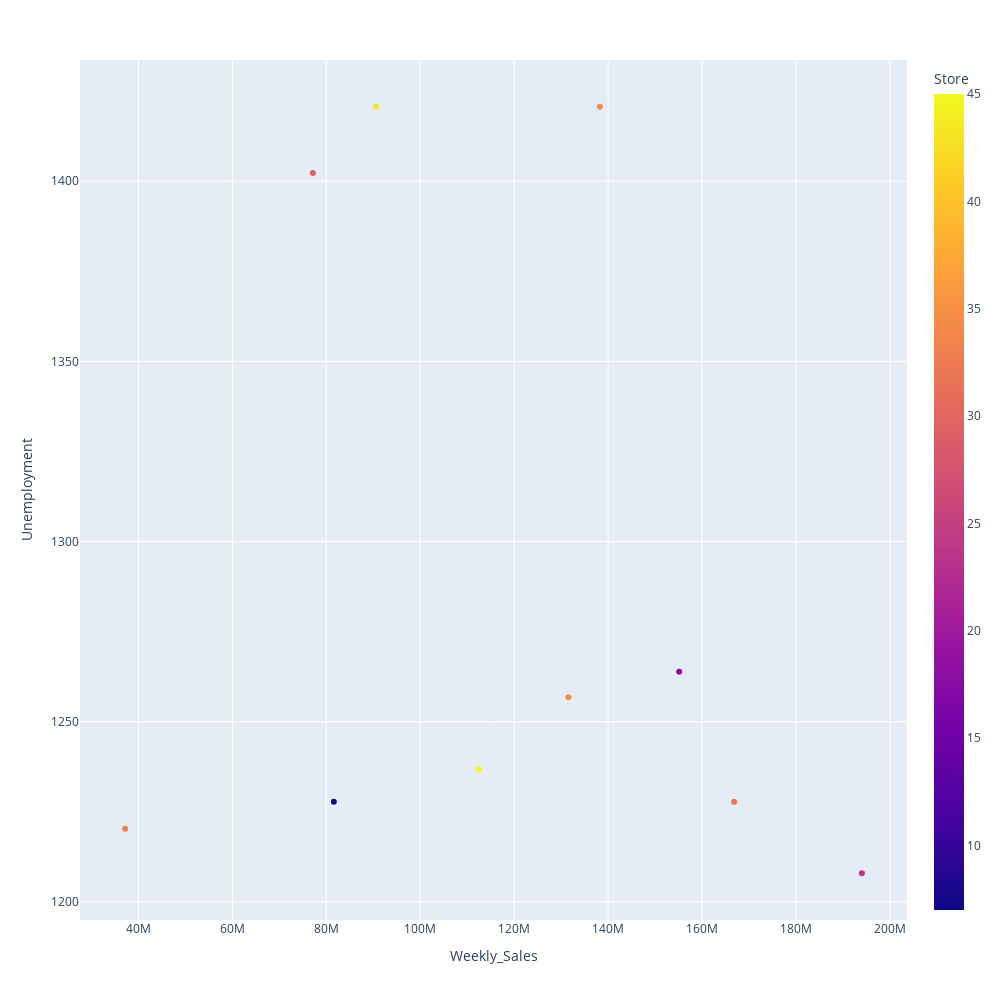

Here is the notebook cell this chart was saved with:
### Code cell
fig = px.scatter(df_su.head(10), x="Weekly_Sales", y="Unemployment", color = 'Store')
fig.update_layout(
    autosize=False,
    width=1000,
    height=1000)
fig.show()

### Figure 1 — Plotly figure (JSON) as saved in the notebook; plotly's stock layout.template omitted (floating-point values rounded to 4 significant figures)
{"data": [{"hovertemplate": "Weekly_Sales=%{x}<br>Unemployment=%{y}<br>Store=%{marker.color}<extra></extra>", "legendgroup": "", "marker": {"color": [43, 34, 29, 18, 35, 45, 32, 7, 33, 24], "coloraxis": "coloraxis", "symbol": "circle"}, "mode": "markers", "name": "", "orientation": "v", "showlegend": false, "type": "scatter", "x": [90570000.0, 138249763, 77140000.0, 155100000.0, 131500000.0, 112400000.0, 166800000.0, 81600000.0, 37160000.0, 194000000.0], "xaxis": "x", "y": [1421.0, 1421.0, 1402.0, 1264.0, 1257.0, 1237.0, 1228.0, 1228.0, 1220.0, 1208.0], "yaxis": "y"}], "layout": {"autosize": false, "coloraxis": {"colorbar": {"title": {"text": "Store"}}, "colorscale": [[0, "#0d0887"], [0.1111, "#46039f"], [0.2222, "#7201a8"], [0.3333, "#9c179e"], [0.4444, "#bd3786"], [0.5556, "#d8576b"], [0.6667, "#ed7953"], [0.7778, "#fb9f3a"], [0.8889, "#fdca26"], [1, "#f0f921"]]}, "height": 1000, "legend": {"tracegroupgap": 0}, "margin": {"t": 60}, "width": 1000, "xaxis": {"anchor": "y", "autorange": true, "domain": [0, 1], "range": [27560000.0, 203600000.0], "title": {"text": "Weekly_Sales"}, "type": "linear"}, "yaxis": {"anchor": "x", "autorange": true, "domain": [0, 1], "range": [1195.0, 1434.0], "title": {"text": "Unemployment"}, "type": "linear"}}}
